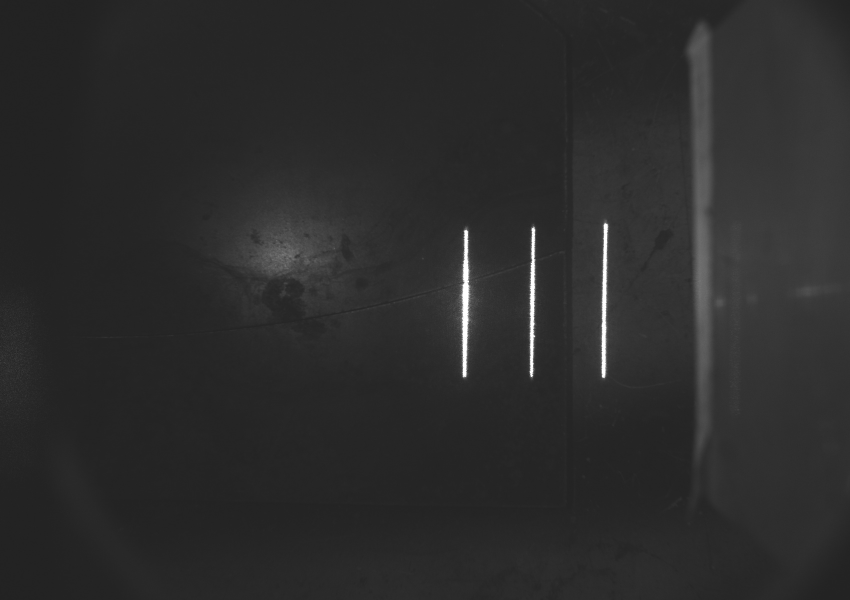
#> input picture MyCamera/Scan_data10/weldseam_04.jpg, 1700 x 1200 px (shown at 1/2 size)
$ python -i 'ScanningProcessing - sinewave.py'   (imports and definitions only)
#> lines starting #> are read from the running program, lines starting #| are printed output that depends on the picture; after the words box and inside, x2 and y2 are one past the last pixel; in counts of white or black regions, pixels touching at a corner belong together
#> further down, picture is the input picture: shape (1200, 1700, 3); min 31, max 255, mean 44.1
### Main/MyLib.py
'''
Library for 3D Laser Vision Welding Robot
    Vision and Robot Control modules

Author: Bao Hua
'''

import numpy as np
import cv2 as cv
from GlobalVariables import *
import socket
import time

CR = "\r"
CRLF = "\r\n"

# [7 lines left out: function save_coefficients, not called in this run]

def savematrix(filename:str, matrix):
    with open(filename, 'w') as f:
        f.writelines('\t'.join(str(j) for j in i) + '\n' for i in matrix)

def load_coefficients(path):
    """ Loads camera matrix and distortion coefficients. """
    # FILE_STORAGE_READ
    cv_file = cv.FileStorage(path, cv.FILE_STORAGE_READ)
    # note we also have to specify the type to retrieve otherwise we only get a
    # FileNode object back instead of a matrix
    camera_matrix = cv_file.getNode("K").mat()
    dist_matrix = cv_file.getNode("D").mat()
    cv_file.release()
    return [camera_matrix, dist_matrix]

def load_eye2hand(path):
     # FILE_STORAGE_READ
    cv_file = cv.FileStorage(path, cv.FILE_STORAGE_READ)
    eye2hand = cv_file.getNode("K1").mat()
    cv_file.release()
    return eye2hand

def load_laserplane(path):
    cv_file = cv.FileStorage(path, cv.FILE_STORAGE_READ)
    a, b, d = cv_file.getNode("P").mat()
    cv_file.release()
    return float(a), float(b), float(d)
class Vision():
    def __init__(self):
        self.intrinsic, self.dist_coffs = load_coefficients((camera_params))
        self.eye2hand = load_eye2hand((handeye_params))
        # coeffcients of laser plane: ax + by + cz + d = 0
        c = -1
        a, b, d = load_laserplane((laserplane_params))
        self.plane = [a,b,c,d]
        # adjust according to sensor size
        self.rows = 1200
        self.cols = 1700

    # [28 lines left out: functions Preprocessing, LaserCenter, not called in this run]

    def WeldseamCenter(self, img):
        weldseam_center = np.zeros((self.rows,self.cols))
        return weldseam_center

    # [153 lines left out: functions CrossLaser, TripleLaser, CD, houghline, __RPY2mtrx, posc2Rt and 5 more, not called in this run]

class Yaskawa():
    # [5 lines left out: function __init__, not called in this run]

    def utf8len(self, inputString):
        return len(inputString.encode('utf-8'))

    # [33 lines left out: functions command_data_length, pos2command, read_pos_from_txt, StartRequest, not called in this run]

    def Stop(self):
        self.client.close()

    # [106 lines left out: functions MovJ, RposC, MovL, ArcOn, ArcOff, not called in this run]

### Main/ScanningProcessing - sinewave.py
import cv2 as cv
import numpy as np
import glob
from MyLib import Vision, savematrix
from skimage.measure import ransac, LineModelND
from GlobalVariables import *
from matplotlib import pyplot as plt
import tqdm

rows = 1200
cols = 1700

# [1 line that did not run here, left out]
# [1 line that did not run here, left out]
# [1 line that did not run here, left out]
# [1 line that did not run here, left out]
# [1 line that did not run here, left out]
# [1 line that did not run here, left out]
# [1 line that did not run here, left out]
# [1 line that did not run here, left out]
# [1 line that did not run here, left out]

# natural sorting https://stackoverflow.com/questions/5967500/how-to-correctly-sort-a-string-with-a-number-inside/5967539#5967539
import re

def atoi(text):
    return int(text) if text.isdigit() else text

# [43 lines left out: functions natural_keys, WeldSeamCenter, LaserCenter, not called in this run]

def Preprocessing(img):
    blur = cv.GaussianBlur(img,(7,7),0)                 # use when img is gray image
    _, thresh = cv.threshold(blur,100,255,cv.THRESH_BINARY)
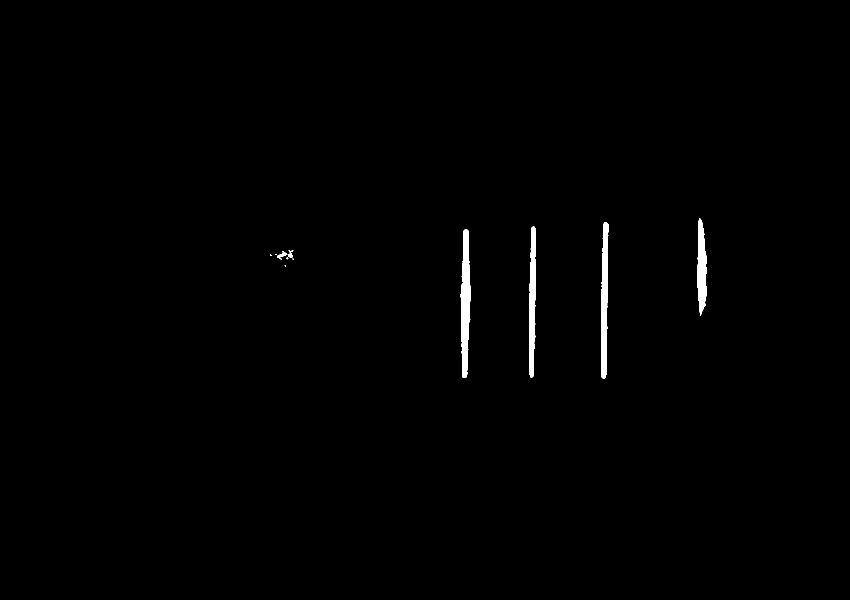
#> thresh: shape (1200, 1700, 3) (shown at 1/2 size); 0.66% white; 11 white regions (5 under 20 px), largest, box (x1, y1, x2, y2) and area: (920, 458, 942, 756) 4102, (1202, 444, 1217, 757) 3448, (1058, 453, 1072, 755) 3041, (1394, 437, 1414, 632) 2683, (554, 502, 575, 520) 134, (576, 500, 587, 515) 94
    closing = thresh
    del blur
    for _ in range(5):
        closing = cv.morphologyEx(closing, cv.MORPH_CLOSE, np.ones((7,7),np.uint8))
    del thresh
    return closing

# https://stackoverflow.com/questions/20677795/how-do-i-compute-the-intersection-point-of-two-lines
# [19 lines left out: functions line_intersection, calc_weldpoint2robot, not called in this run]

WeldPoints = []
pos_no = 0

Images = glob.glob('D:/Workspace/Code/Welding_Robot/3D_Laser_Vision_Welding_Robot/MyCamera/Scan_data10/weldseam_' + '*.jpg')

# [48 lines not run here, left out]

WeldPoints = np.array(WeldPoints)
# [1 line not run here, left out]

# illustrate the solution
# [1 line that did not run here, left out]
# [1 line that did not run here, left out]
# [1 line that did not run here, left out]

fig = plt.figure()
ax  = fig.add_subplot(111, projection="3d")
# [7 lines not run here, left out]

>>> import cv2
>>> picture = cv2.imread('../MyCamera/Scan_data10/weldseam_04.jpg')
>>> result = Preprocessing(picture)

$ run again, on MyCamera/Scan_data10/weldseam_148.jpg
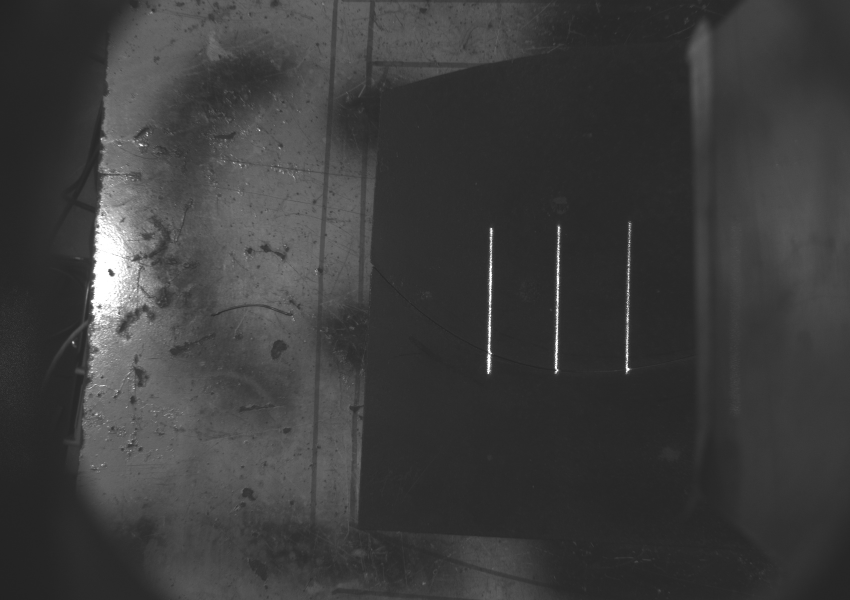
#> input picture MyCamera/Scan_data10/weldseam_148.jpg, 1700 x 1200 px (shown at 1/2 size)
#> picture is the input picture: shape (1200, 1700, 3); min 33, max 255, mean 61.1
#> in Preprocessing, `_, thresh = cv.threshold(blur,100,255,cv.THRESH_BINARY)`:
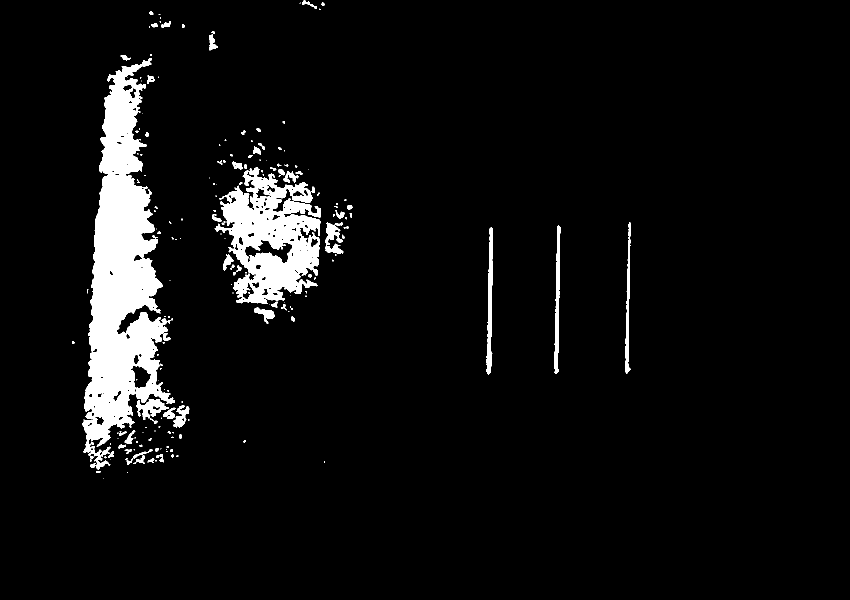
#> thresh: shape (1200, 1700, 3) (shown at 1/2 size); 5.7% white; 193 white regions (116 under 20 px), largest, box (x1, y1, x2, y2) and area: (165, 117, 350, 939) 70733, (429, 335, 642, 608) 30836, (973, 455, 986, 749) 2114
#> the loop in Preprocessing, `for _ in range(5):` made 5 passes
#> pass 1, in Preprocessing, `closing = cv.morphologyEx(closing, cv.MORPH_CLOSE, np.ones((7,7),np.ui..`:
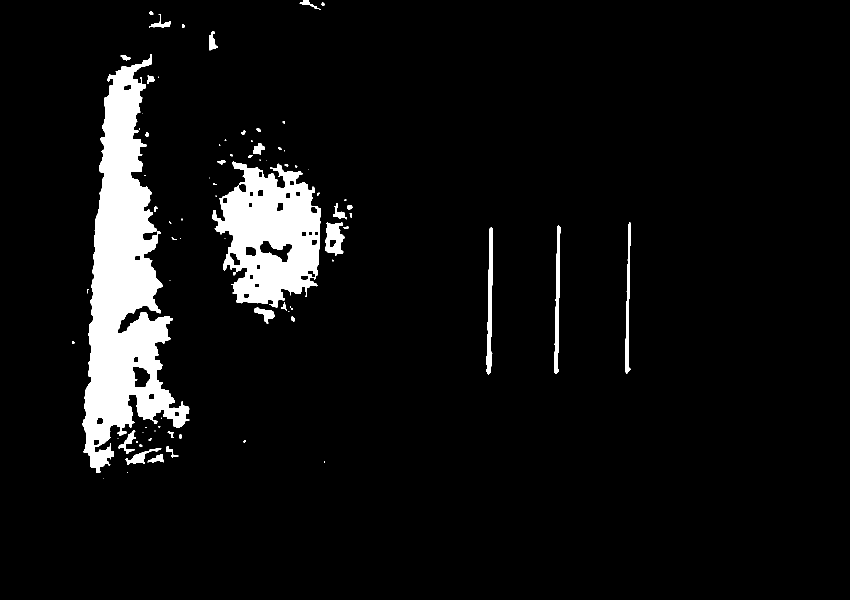
#> closing: shape (1200, 1700, 3) (shown at 1/2 size); 6.4% white; 81 white regions (38 under 20 px), largest, box (x1, y1, x2, y2) and area: (165, 109, 379, 946) 79346, (424, 323, 642, 615) 38893, (973, 455, 986, 749) 2148

$ run again, on MyCamera/Scan_data10/weldseam_172.jpg
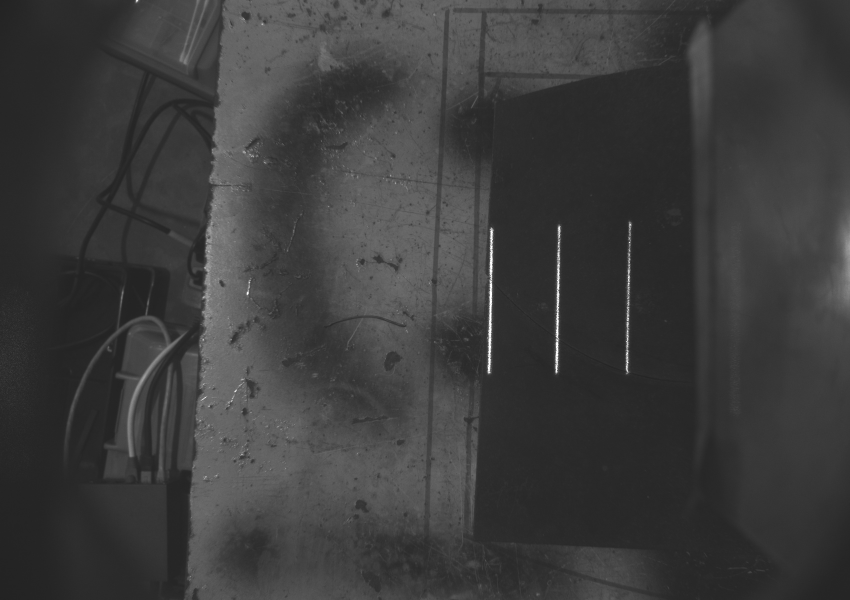
#> input picture MyCamera/Scan_data10/weldseam_172.jpg, 1700 x 1200 px (shown at 1/2 size)
#> picture is the input picture: shape (1200, 1700, 3); min 33, max 255, mean 60.6
#> in Preprocessing, `_, thresh = cv.threshold(blur,100,255,cv.THRESH_BINARY)`:
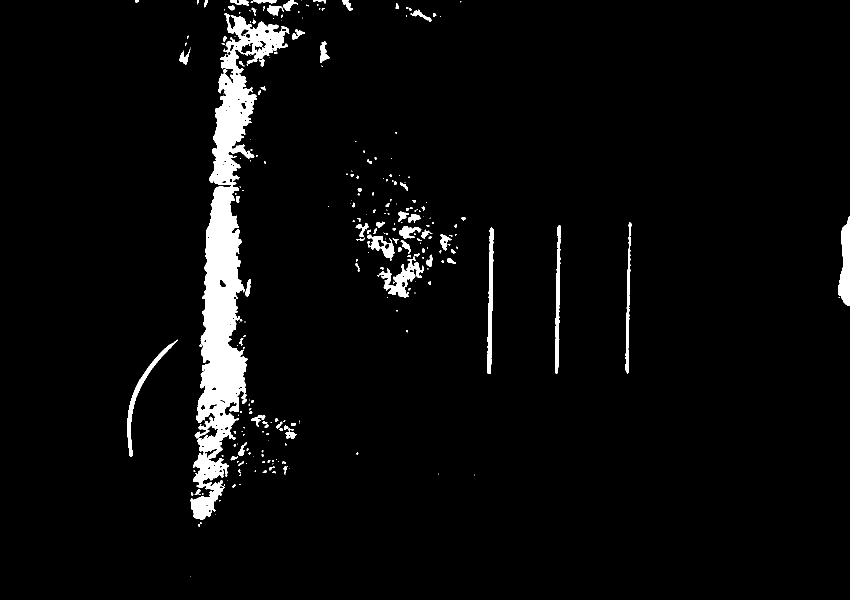
#> thresh: shape (1200, 1700, 3) (shown at 1/2 size); 3.9% white; 263 white regions (160 under 20 px), largest, box (x1, y1, x2, y2) and area: (381, 26, 579, 1040) 55874, (1676, 432, 1700, 612) 2826, (754, 513, 848, 595) 2439
#> the loop in Preprocessing, `for _ in range(5):` made 5 passes
#> pass 1, in Preprocessing, `closing = cv.morphologyEx(closing, cv.MORPH_CLOSE, np.ones((7,7),np.ui..`:
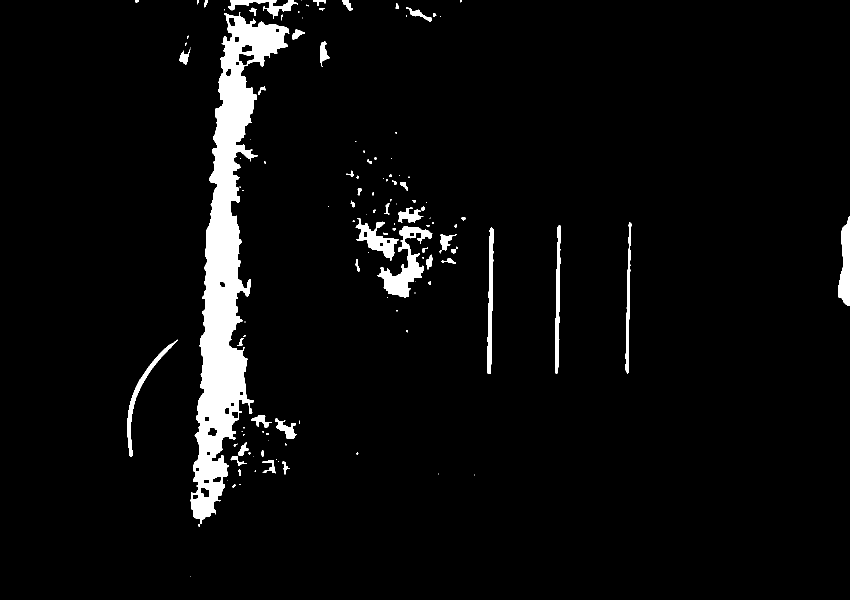
#> closing: shape (1200, 1700, 3) (shown at 1/2 size); 4.4% white; 125 white regions (65 under 20 px), largest, box (x1, y1, x2, y2) and area: (381, 24, 579, 1054) 63484, (754, 452, 865, 595) 4930, (1676, 432, 1700, 612) 2861
